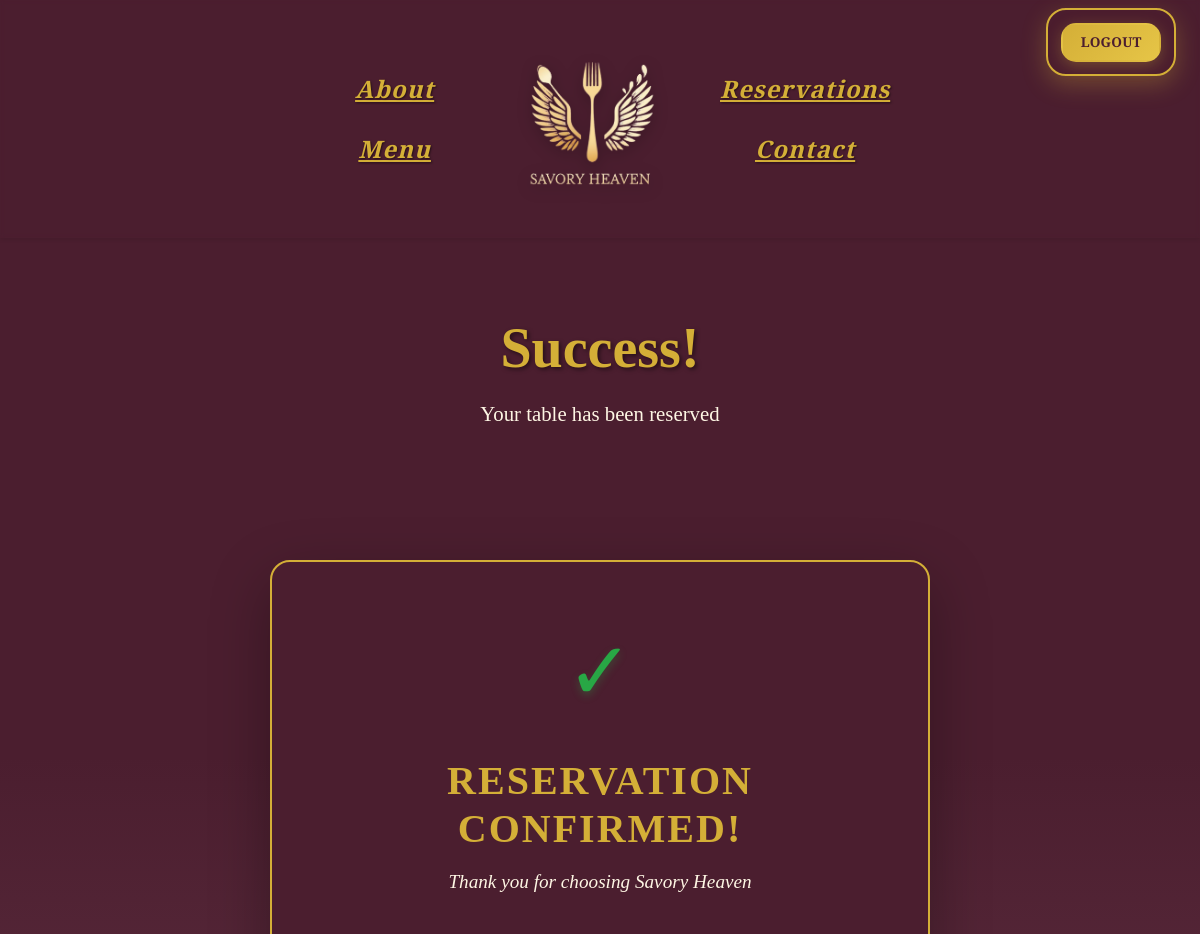
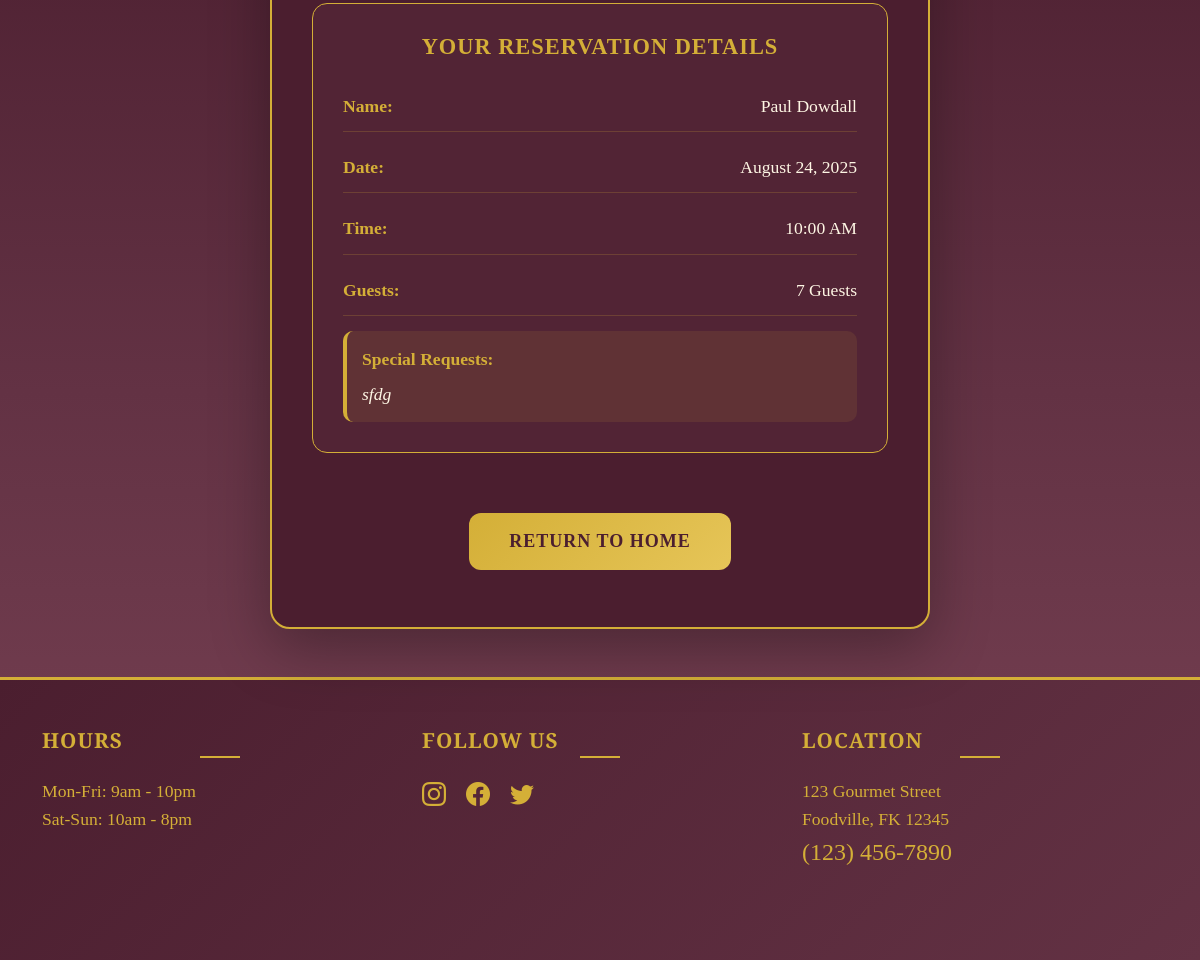
/book/success/ (signed in), run on the app's committed database (2 pictures, top to bottom).
### reservations/models.py (models this page shows, shortened)
class Reservation(models.Model):
    user = models.ForeignKey(
        User,
        on_delete=models.CASCADE,
        help_text="User who made the reservation"
    )
    time_slot = models.ForeignKey(
        TimeSlot,
        on_delete=models.PROTECT,  # Prevent deletion of booked slots
        help_text="Selected booking time"
    )
    date = models.DateField(help_text="Reservation date (YYYY-MM-DD)")
    name = models.CharField(
        max_length=100,
        help_text="Customer name (fallback if not logged in)"
    )
    email = models.EmailField(help_text="Contact email for confirmation")
    phone = models.CharField(
        max_length=20,
        help_text="Contact phone number"
    )
    guests = models.PositiveIntegerField(
        validators=[
            MinValueValidator(1),  # At least 1 guest
            MaxValueValidator(20)  # Max 20 guests
        ],
        help_text="Number of attendees"
    )
    special_requests = models.TextField(
        blank=True,
        null=True,
        help_text="Dietary needs or other requests"
    )
    created_at = models.DateTimeField(
        auto_now_add=True,
        help_text="When reservation was made"
    )
    is_cancelled = models.BooleanField(
        default=False,
        help_text="Soft delete toggle"
    )
    class Meta:
        ordering = ['date', 'time_slot__start_time']  # Earliest first
        verbose_name = "Reservation"
        verbose_name_plural = "Reservations"
    @property
    def time(self):
        """Backward-compatible time accessor (for templates)."""
        return self.time_slot.start_time

class TimeSlot(models.Model):
    start_time = models.TimeField(
        unique=True,
        help_text="Actual time stored in 24h format (e.g. 17:30:00)"
    )
    display_name = models.CharField(
        max_length=10,
        help_text="User-friendly name (e.g. '5:30 PM')"
    )
    is_active = models.BooleanField(
        default=True,
        help_text="Toggle to disable slot temporarily"
    )
    max_capacity = models.PositiveIntegerField(
        default=50,
        validators=[MinValueValidator(1)],
        help_text="Maximum reservations allowed for this slot"
    )
    class Meta:
        ordering = ['start_time']  # Chronological order
        verbose_name = "Time Slot"
        verbose_name_plural = "Time Slots"

### reservations/views.py (the view, shortened to what this page needs)
# urls.py: path('book/success/', success_view, name='booking_success'),
@login_required
def success_view(request):
    reservation = None
    if request.user.is_authenticated:
        reservation = (
            Reservation.objects
            .filter(user=request.user)
            .order_by('-created_at')
            .first()
        )
    if not reservation:
        messages.warning(request, "No reservation found to display")
        return redirect('home')  # Redirect to home or appropriate page
    if 'last_reservation_id' in request.session:
        del request.session['last_reservation_id']
    return render(request, 'reservations/success.html', {
        'reservation': reservation
    })

### reservations/templates/reservations/success.html (shortened to what this page needs)
{% extends 'base.html' %}
{% load static %}
{% block content %}
<link rel="stylesheet" href="{% static 'css/reservations/success.css' %}">
<section class="success-hero">
    <div class="success-hero-content">
        <h1 class="display-4 fw-bold mb-3">Success!</h1>
        <p class="lead">Your table has been reserved</p>
    </div>
</section>
<div class="success-container">
    <div class="success-card fade-in">
        <span class="success-icon">✓</span>
        <h2 class="success-title">Reservation Confirmed!</h2>
        <p class="success-subtitle">Thank you for choosing Savory Heaven</p>
        <div class="booking-details">
            <h5>Your Reservation Details</h5>
            <div class="detail-row">
                <span class="detail-label">Name:</span>
                <span class="detail-value">{{ reservation.name }}</span>
            </div>
            <div class="detail-row">
                <span class="detail-label">Date:</span>
                <span class="detail-value">{{ reservation.date|date:"F j, Y" }}</span>
            </div>
            <div class="detail-row">
                <span class="detail-label">Time:</span>
                <span class="detail-value">{{ reservation.time_slot.display_name }}</span>
            </div>
            <div class="detail-row">
                <span class="detail-label">Guests:</span>
                <span class="detail-value">{{ reservation.guests }} {{ reservation.guests|pluralize:"Guest,Guests" }}</span>
            </div>
            {% if reservation.special_requests %}
            <div class="special-requests">
                <span class="detail-label">Special Requests:</span>
                <span class="detail-value">{{ reservation.special_requests }}</span>
            </div>
            {% endif %}
        </div>
        <a href="/" class="home-btn">Return to Home</a>
    </div>
</div>
{% endblock %}

### reservations/static/css/base.css (style rules this page uses)
:root { --gold: #d4af37; --burgundy: #4b1e2f; --burgundy-light: #633244; --cream: #fef6e4; }
body { font-family: 'Cormorant Garamond', serif; background: linear-gradient(180deg, #4b1e2f 0%, #4b1e2f 40%, #633244 70%, #7a4355 100% ); min-height: 100vh; color: var(--cream); margin: 0; padding: 0; position: relative; }

### reservations/static/css/reservations/success.css (style rules this page uses)
.success-hero { height: 40vh; display: flex; align-items: center; justify-content: center; color: var(--cream); text-align: center; position: relative; padding-top: 200px; bottom: 80px; }
.success-hero-content { position: relative; z-index: 2; }
.success-hero h1 { color: var(--gold); text-shadow: 2px 2px 4px rgba(0, 0, 0, 0.5); font-size: 3.5rem; margin-bottom: 0; }
.success-hero .lead { color: var(--cream); font-size: 1.3rem; }
.success-container { max-width: 700px; margin: 40px auto 0; position: relative; z-index: 3; padding: 0 20px; }
.success-card { background: var(--burgundy); border-radius: 20px; box-shadow: 0 20px 60px rgba(0, 0, 0, 0.3); padding: 50px 40px; border: 2px solid var(--gold); text-align: center; }
.success-icon { font-size: 80px; color: #28a745; margin-bottom: 25px; text-shadow: 0 4px 8px rgba(40, 167, 69, 0.3); display: block; animation: checkmarkPulse 1.5s ease-out; }
.success-title { font-size: 2.5rem; font-weight: 700; color: var(--gold); margin-bottom: 15px; text-transform: uppercase; letter-spacing: 2px; }
.success-subtitle { color: var(--cream); font-size: 1.2rem; margin-bottom: 40px; font-style: italic; }
.booking-details { background: rgba(99, 50, 68, 0.3); border-radius: 15px; padding: 30px; margin: 30px 0; border: 1px solid var(--gold); text-align: left; }
.booking-details h5 { color: var(--gold); font-size: 1.4rem; font-weight: 600; margin-bottom: 20px; text-align: center; text-transform: uppercase; letter-spacing: 1px; }
.detail-row { display: flex; justify-content: space-between; align-items: center; padding: 12px 0; border-bottom: 1px solid rgba(212, 175, 55, 0.2); margin-bottom: 10px; }
.detail-label { font-weight: 600; color: var(--gold); font-size: 1.1rem; }
.detail-value { color: var(--cream); font-size: 1.1rem; font-weight: 500; }
.special-requests { background: rgba(212, 175, 55, 0.1); border-radius: 10px; padding: 15px; margin-top: 15px; border-left: 4px solid var(--gold); }
.special-requests .detail-label { margin-bottom: 8px; display: block; }
.special-requests .detail-value { font-style: italic; line-height: 1.5; }
.home-btn { background: linear-gradient(135deg, var(--gold), #e6c558); border: none; color: var(--burgundy); padding: 15px 40px; border-radius: 12px; font-size: 18px; font-weight: 600; cursor: pointer; transition: all 0.3s ease; text-decoration: none; display: inline-block; position: relative; overflow: hidden; text-transform: uppercase; letter-spacing: 1px; margin-top: 30px; }
.home-btn::before { content: ''; position: absolute; top: 0; left: -100%; width: 100%; height: 100%; background: linear-gradient(90deg, transparent, rgba(255, 255, 255, 0.3), transparent); transition: left 0.5s; }
.fade-in { animation: fadeIn 0.8s ease-out; }

### data on the page
Reservation: name "Paul Dowdall", date "August 24, 2025", time_slot.display_name "10:00 AM", guests "7", special_requests "sfdg"
